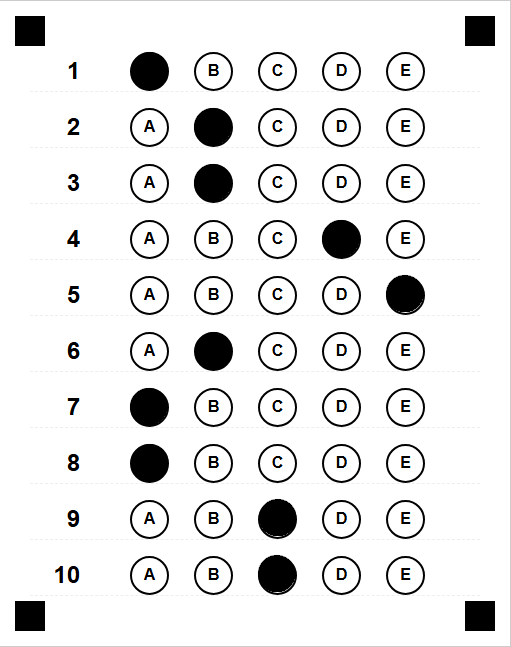
#> input picture Projeto Final/Gabarito_mestre.bmp, 511 x 647 px
$ python processar_gabarito.py
#> lines starting #> are read from the running program, lines starting #| are printed output that depends on the picture; after the words box and inside, x2 and y2 are one past the last pixel; in counts of white or black regions, pixels touching at a corner belong together
import cv2
import numpy as np
import os

# --- Parâmetros de Calibração ---
# Kernel para fechar (juntar) riscos de caneta em manchas sólidas (Maior que o kernel de abertura)
KERNEL_FECHAR_SIZE = 7
# Kernel para abrir (remover) ruído fino, como as letras A, B, C, D, E (Menor que a marcação)
KERNEL_ABRIR_SIZE = 5
# Limiar para considerar a bolha como "marcada" (calibrar conforme o tamanho da bolha e resolução)
LIMIAR_PIXEL_MARCADO = 320
# Block Size e C para o Adaptive Threshold (ajustar para focar bem nas marcações)
ADAPTIVE_BLOCK_SIZE = 25
ADAPTIVE_C = 15


def ordenar_pontos(pts):
    """Ordena os 4 pontos: TL, TR, BR, BL (superior esquerdo, superior direito, inferior direito, inferior esquerdo)."""
    rect = np.zeros((4, 2), dtype="float32")
    s = pts.sum(axis=1)
    rect[0] = pts[np.argmin(s)]  # Superior Esquerdo (menor soma x+y)
    rect[2] = pts[np.argmax(s)]  # Inferior Direito (maior soma x+y)
    diff = np.diff(pts, axis=1)
    rect[1] = pts[np.argmin(diff)]  # Superior Direito (menor diferença y-x)
    rect[3] = pts[np.argmax(diff)]  # Inferior Esquerdo (maior diferença y-x)
    return rect


def encontrar_marcadores_cantos(imagem):
    """Detecta 4 marcadores quadrados usando contornos e aproximação."""
    process_img = imagem.copy()
    gray = cv2.cvtColor(process_img, cv2.COLOR_BGR2GRAY)
    blurred = cv2.GaussianBlur(gray, (5, 5), 0)

    # Inverte para que os marcadores pretos fiquem brancos (para cv2.findContours)
    _, thresh = cv2.threshold(blurred, 100, 255, cv2.THRESH_BINARY_INV)

    # Encontra contornos externos
    cnts, _ = cv2.findContours(
        thresh.copy(), cv2.RETR_EXTERNAL, cv2.CHAIN_APPROX_SIMPLE
    )
    marcadores = []

    for c in cnts:
        area = cv2.contourArea(c)
        # Filtra por área mínima para ignorar ruído
        if area > 500:
            peri = cv2.arcLength(c, True)
            approx = cv2.approxPolyDP(c, 0.02 * peri, True)
            # Apenas contornos com 4 vértices (quadrados/retângulos)
            if len(approx) == 4:
                marcadores.append(c)

    # Pega os 4 maiores marcadores encontrados
    marcadores = sorted(marcadores, key=cv2.contourArea, reverse=True)[:4]

    if len(marcadores) != 4:
        return None

    pontos = []
    # Calcula o centro (momento) de cada marcador
    for m in marcadores:
        M = cv2.moments(m)
        if M["m00"] != 0:
            pontos.append([int(M["m10"] / M["m00"]), int(M["m01"] / M["m00"])])

    return np.array(pontos, dtype="float32")


# --- LÓGICA DO GABARITO MESTRE ---
def criar_gabarito_mestre(path_preenchido, path_branco, pasta_saida):
    """Cria a máscara mestra pela diferença entre o gabarito preenchido e o em branco."""
#> called with path_preenchido = 'Gabarito_mestre.bmp', path_branco = 'Gabarito_em_branco.bmp', pasta_saida = './saida/'
    img_preenchida = cv2.imread(path_preenchido)
#> img_preenchida is the input picture: shape (647, 511, 3); mean B, G, R 232.4, 232.4, 232.4
    img_branca = cv2.imread(path_branco)
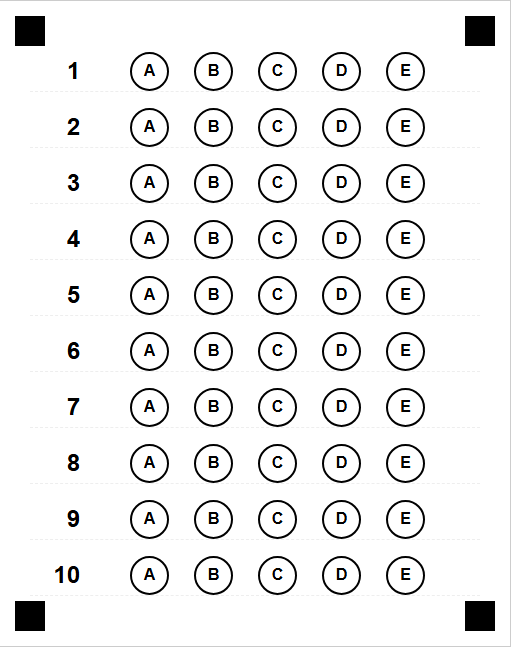
#> input picture Projeto Final/Gabarito_em_branco.bmp, 511 x 647 px
#> img_branca is the input picture: shape (647, 511, 3); mean B, G, R 239.4, 239.4, 239.4

    if img_preenchida is None or img_branca is None:
        print("Erro: Não foi possível carregar um dos gabaritos mestres.")
        return None, None

    gray_preenchida = cv2.cvtColor(img_preenchida, cv2.COLOR_BGR2GRAY)
    gray_branca = cv2.cvtColor(img_branca, cv2.COLOR_BGR2GRAY)

    # Calcula a diferença absoluta entre as duas imagens
    diferenca = cv2.absdiff(gray_branca, gray_preenchida)

    # Suaviza a diferença para remover ruído de impressão antes de limiarizar
    diferenca_blurred = cv2.GaussianBlur(diferenca, (3, 3), 0)

    # Limiariza para gerar a máscara das bolhas (regiões de interesse)
    _, mask_mestre = cv2.threshold(diferenca_blurred, 50, 255, cv2.THRESH_BINARY)
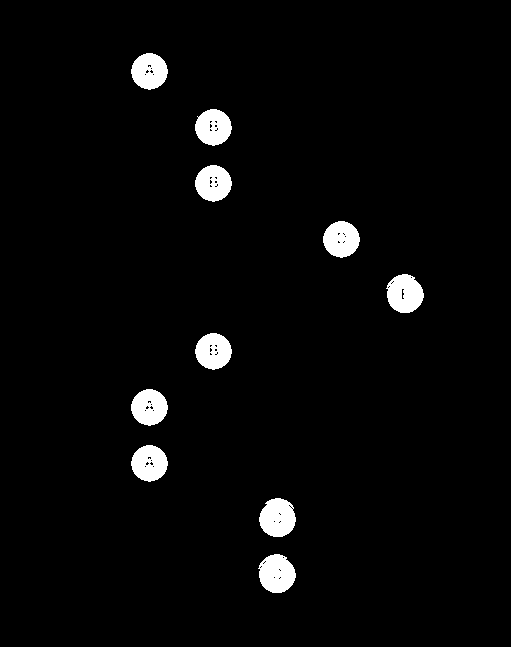
#> mask_mestre: shape (647, 511); 3.2% white; 10 white regions, largest, box (x1, y1, x2, y2) and area: (258, 554, 296, 593) 1108, (259, 498, 296, 537) 1107, (386, 274, 424, 313) 1099

    # Limpeza final da máscara mestre (abertura para remover pequenos ruídos da diferença)
    kernel_limpeza = np.ones((3, 3), np.uint8)
    mask_mestre = cv2.morphologyEx(mask_mestre, cv2.MORPH_OPEN, kernel_limpeza)
#> mask_mestre: shape (647, 511); 3.1% white; 10 white regions, largest, box (x1, y1, x2, y2) and area: (259, 498, 296, 537) 1093, (259, 554, 296, 593) 1087, (387, 274, 424, 313) 1078

    # Dilatação para garantir que a máscara cubra toda a bolha
    kernel_dilatacao = np.ones((5, 5), np.uint8)
    mask_mestre = cv2.dilate(mask_mestre, kernel_dilatacao, iterations=2)
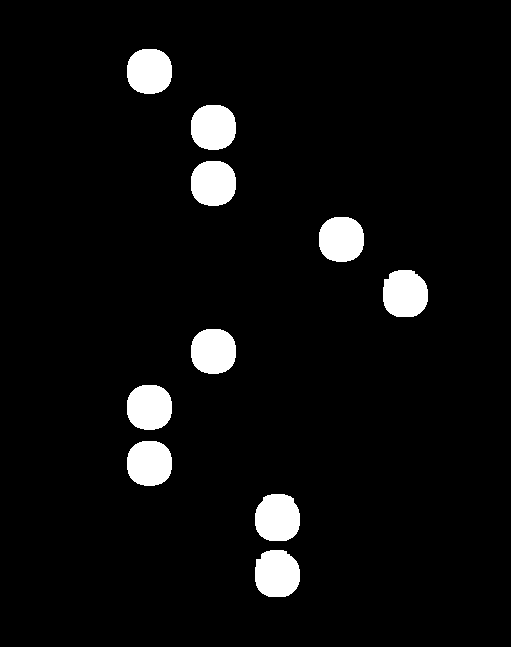
#> mask_mestre: shape (647, 511); 5.2% white; 10 white regions, largest, box (x1, y1, x2, y2) and area: (255, 494, 300, 541) 1771, (383, 270, 428, 317) 1769, (255, 550, 300, 597) 1769

    cv2.imwrite(f"{pasta_saida}00_Ref_Final_Mask.png", mask_mestre)

    return img_preenchida, mask_mestre


def processar_fotos():
    pasta_fotos = "./fotos/"
    pasta_saida = "./saida/"

    gabarito_mestre_preenchido = "Gabarito_mestre.bmp"
    gabarito_mestre_branco = "Gabarito_em_branco.bmp"

    if not os.path.exists(pasta_saida):
        os.makedirs(pasta_saida)

    # GERAÇÃO DA MÁSCARA MESTRE
    print("Gerando máscara mestre...")
    img_ref, mask_mestre = criar_gabarito_mestre(
        gabarito_mestre_preenchido, gabarito_mestre_branco, pasta_saida
    )

    if img_ref is None or mask_mestre is None:
        return

    (h_ref, w_ref) = img_ref.shape[:2]

    # Detecta e ordena os pontos de referência (para alinhamento)
    pts_ref = encontrar_marcadores_cantos(img_ref)
#> in encontrar_marcadores_cantos, `_, thresh = cv2.threshold(blurred, 100, 255, cv2.THRESH_BINARY_INV)`:
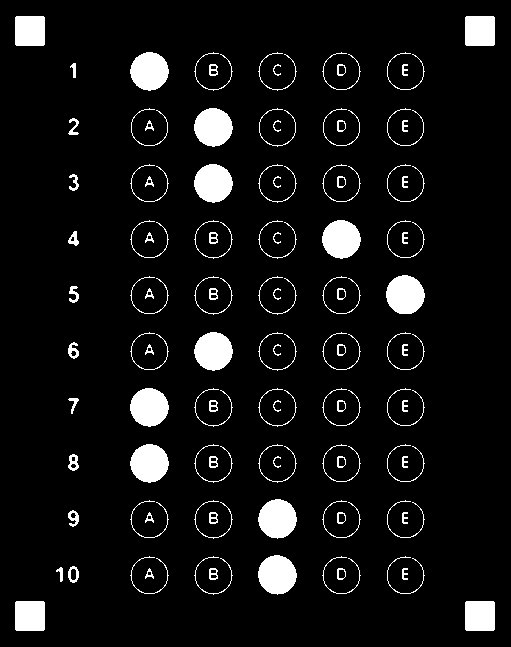
#> thresh: shape (647, 511); 6.9% white; 105 white regions
#> in encontrar_marcadores_cantos, `cnts, _ = cv2.findContours( thresh.copy(), cv2.RETR_EXTERNAL, cv2.CHAI..`: cnts = 105 contours, 48 with area under 20; largest, box (x1, y1, x2, y2) and area: (258, 555, 297, 595) 1130, (386, 275, 425, 314) 1130, (258, 499, 297, 539) 1126, (130, 388, 169, 427) 1108, (322, 220, 361, 259) 1108
#> the loop in encontrar_marcadores_cantos, `for c in cnts:` made 105 passes
#> (area, peri, approx) on passes 1, 2, 104, 105: (839, 113.7, [[466, 601], [465, 629], [493, 630], [494, 602]]), (839, 113.7, [[16, 601], [15, 629], [43, 630], [44, 602]]), (839, 113.7, [[466, 16], [465, 44], [493, 45], [494, 17]]), (839, 113.7, [[16, 16], [15, 44], [43, 45], [44, 17]])
#> after the loop in encontrar_marcadores_cantos, `for c in cnts:`: marcadores = 4 contours; box (x1, y1, x2, y2) and area: (465, 601, 495, 631) 839, (15, 601, 45, 631) 839, (465, 16, 495, 46) 839, (15, 16, 45, 46) 839
#> the loop in encontrar_marcadores_cantos, `for m in marcadores:` made 4 passes
#> after the loop in encontrar_marcadores_cantos, `for m in marcadores:`: pontos = [[479, 615], [29, 615], [479, 30], [29, 30]]
#> pts_ref = [[479, 615], [29, 615], [479, 30], [29, 30]]
    if pts_ref is None:
        print(
            "Erro: Não foi possível detectar os marcadores do gabarito de referência."
        )
        return
    pts_ref = ordenar_pontos(pts_ref)
#> in ordenar_pontos, `s = pts.sum(axis=1)`: s = [1094, 644, 509, 59]
#> in ordenar_pontos, `diff = np.diff(pts, axis=1)`: diff = [136, 586, -449, 1]
#> pts_ref = [[29, 30], [479, 30], [479, 615], [29, 615]]

    if not os.path.exists(pasta_fotos):
        return

    arquivos = [
        f
        for f in os.listdir(pasta_fotos)
        if f.lower().endswith((".png", ".jpg", ".jpeg", ".bmp"))
    ]

    for arquivo in arquivos:
        print(f"\n--- Processando: {arquivo} ---")
        path_img = os.path.join(pasta_fotos, arquivo)

        img_foto_raw = cv2.imread(path_img)
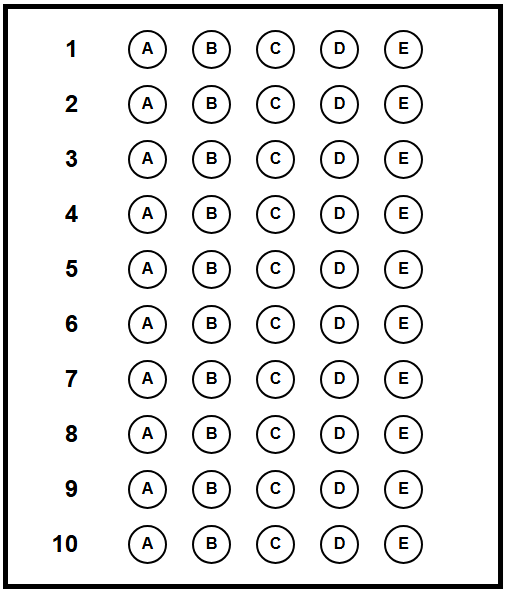
#> input picture Projeto Final/fotos/Gabarito_embranco.bmp, 508 x 593 px
#> img_foto_raw is the input picture: shape (593, 508, 3); mean B, G, R 232.2, 232.2, 232.2
        if img_foto_raw is None:
            continue

        try:
            img_foto = img_foto_raw.copy()

            # Homografia e Alinhamento
            pts_foto = encontrar_marcadores_cantos(img_foto)
#> in encontrar_marcadores_cantos (call 2), `blurred = cv2.GaussianBlur(gray, (5, 5), 0)`:
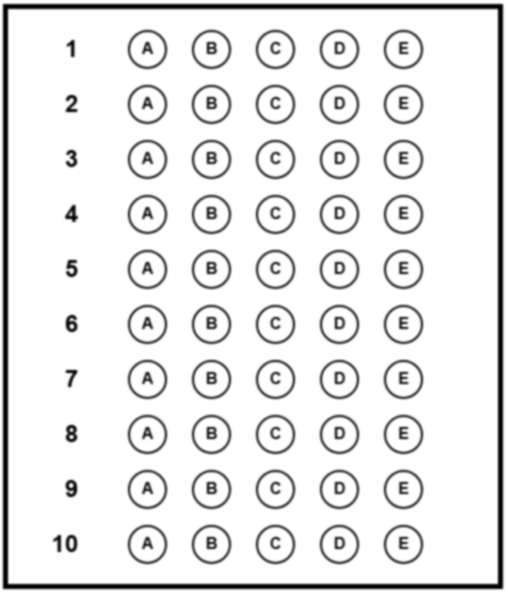
#> blurred: shape (593, 508); min 0, max 255, mean 232.2
#> in encontrar_marcadores_cantos (call 2), `_, thresh = cv2.threshold(blurred, 100, 255, cv2.THRESH_BINARY_INV)`:
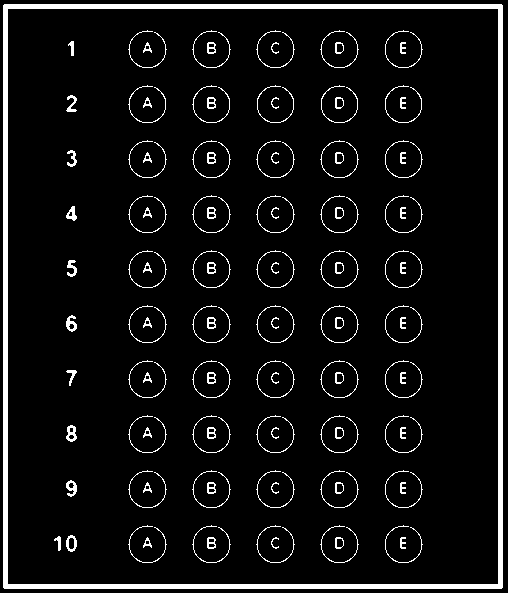
#> thresh: shape (593, 508); 6.7% white; 112 white regions, largest, box (x1, y1, x2, y2) and area: (3, 4, 503, 589) 10746, (128, 85, 166, 123) 124, (192, 85, 230, 123) 124
#> in encontrar_marcadores_cantos (call 2), `cnts, _ = cv2.findContours( thresh.copy(), cv2.RETR_EXTERNAL, cv2.CHAI..`: cnts = 1 item
#> the loop in encontrar_marcadores_cantos (call 2), `for c in cnts:` made 1 pass
#> (area, peri, approx) on pass 1: (291414, 2163.7, [[4, 4], [3, 587], [501, 588], [502, 5]])
            if pts_foto is None:
                print(f"Pular {arquivo}: Cantos não detectados.")
                continue

            # DEBUG 01
            debug_cantos = img_foto.copy()
            for p in pts_foto:
                cv2.circle(debug_cantos, (int(p[0]), int(p[1])), 20, (0, 0, 255), -1)
            cv2.imwrite(f"{pasta_saida}01_Cantos_{arquivo}", debug_cantos)

            # Mapeamento e Alinhamento
            pts_foto = ordenar_pontos(pts_foto)
            M = cv2.getPerspectiveTransform(pts_foto, pts_ref)
            img_alinhada = cv2.warpPerspective(img_foto, M, (w_ref, h_ref))

            # DEBUG 02
            cv2.imwrite(f"{pasta_saida}02_Alinhada_{arquivo}", img_alinhada)

            # Binarização
            gray_alinhada = cv2.cvtColor(img_alinhada, cv2.COLOR_BGR2GRAY)

            # APLICAÇÃO DE FILTRO ANTES DO ADAPTIVE THRESHOLD (melhora a estabilidade)
            gray_blur = cv2.medianBlur(gray_alinhada, 3)

            # Adaptive Threshold (Invertido: marcação preta vira branca)
            thresh_diff = cv2.adaptiveThreshold(
                gray_blur,
                255,  # Usa a imagem suavizada
                cv2.ADAPTIVE_THRESH_GAUSSIAN_C,
                cv2.THRESH_BINARY_INV,
                ADAPTIVE_BLOCK_SIZE,
                ADAPTIVE_C,
            )
            cv2.imwrite(f"{pasta_saida}05_Thresh_Adaptive_{arquivo}", thresh_diff)

            # 1. Fechamento (MORPH_CLOSE): Junta pequenos riscos em manchas sólidas
            kernel_fechar = np.ones((KERNEL_FECHAR_SIZE, KERNEL_FECHAR_SIZE), np.uint8)
            thresh_limpo = cv2.morphologyEx(thresh_diff, cv2.MORPH_CLOSE, kernel_fechar)

            # 2. Abertura (MORPH_OPEN): Remove o ruído fino (letras A, B, C...)
            # ESTA É A ETAPA QUE LIMPA AS LETRAS
            kernel_abrir = np.ones((KERNEL_ABRIR_SIZE, KERNEL_ABRIR_SIZE), np.uint8)
            thresh_limpo = cv2.morphologyEx(thresh_limpo, cv2.MORPH_OPEN, kernel_abrir)

            # DEBUG 06: Imagem limpa para verificação (deve ter apenas as marcações)
            cv2.imwrite(f"{pasta_saida}06_Thresh_Clean_{arquivo}", thresh_limpo)

            # Verificação Final e Contagem
            # O gabarito (mask_mestre) diz ONDE olhar. A imagem limpa (thresh_limpo) diz SE tem tinta.
            verificacao_visual = cv2.bitwise_and(
                thresh_limpo, thresh_limpo, mask=mask_mestre
            )
            cv2.imwrite(f"{pasta_saida}07_Isoladas_{arquivo}", verificacao_visual)

            # Encontra as zonas de contorno (as bolhas) na máscara MESTRE
            contornos_zonas, _ = cv2.findContours(
                mask_mestre.copy(), cv2.RETR_EXTERNAL, cv2.CHAIN_APPROX_SIMPLE
            )

            # Ordena as zonas pela coordenada Y (de cima para baixo)
            contornos_zonas = sorted(
                contornos_zonas, key=lambda c: cv2.boundingRect(c)[1]
            )

            total_marcadas = 0
            img_resultado = img_alinhada.copy()

            for i, cnt in enumerate(contornos_zonas):
                # Cria uma máscara para a bolha atual (Máscara única)
                mask_unica = np.zeros(mask_mestre.shape, dtype="uint8")
                cv2.drawContours(mask_unica, [cnt], -1, 255, -1)

                # Faz a intersecção (AND) da Máscara do Aluno (thresh_limpo) com a Máscara única da bolha
                pixels_tinta = cv2.countNonZero(
                    cv2.bitwise_and(thresh_limpo, thresh_limpo, mask=mask_unica)
                )

                x, y, w, h = cv2.boundingRect(cnt)

                if pixels_tinta > LIMIAR_PIXEL_MARCADO:
                    total_marcadas += 1
                    # Desenha retângulo verde (Acerto)
                    cv2.rectangle(img_resultado, (x, y), (x + w, y + h), (0, 255, 0), 2)
                    cv2.putText(
                        img_resultado,
                        str(pixels_tinta),
                        (x + 5, y + 15),
                        cv2.FONT_HERSHEY_SIMPLEX,
                        0.4,
                        (0, 255, 0),
                        1,
                    )
                else:
                    # Desenha retângulo vermelho (Não marcado ou marcação fraca)
                    cv2.rectangle(img_resultado, (x, y), (x + w, y + h), (0, 0, 255), 1)
                    if pixels_tinta > 0:
                        cv2.putText(
                            img_resultado,
                            str(pixels_tinta),
                            (x + 5, y + 15),
                            cv2.FONT_HERSHEY_SIMPLEX,
                            0.4,
                            (0, 0, 255),
                            1,
                        )

            print(f"--> Marcas corretas detectadas: {total_marcadas}")
            cv2.imwrite(f"{pasta_saida}08_FINAL_{arquivo}", img_resultado)

        except Exception as e:
            print(f"Erro crítico em {arquivo}: {e}")
            import traceback

            traceback.print_exc()
#> pass 2 of the loop in processar_fotos, `for arquivo in arquivos:`:
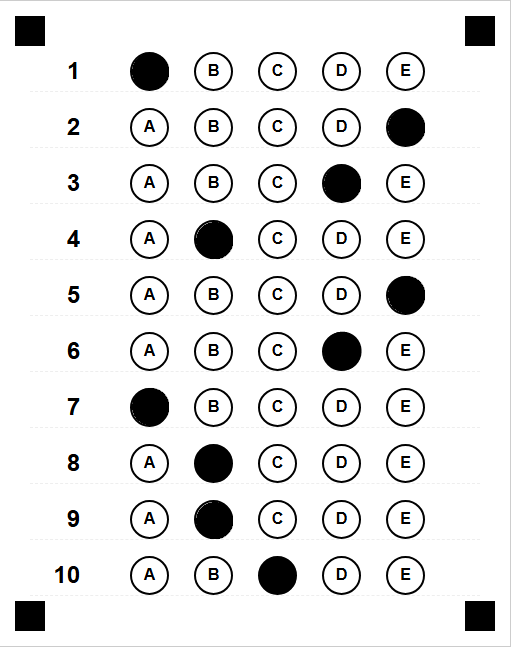
#> input picture Projeto Final/fotos/Gabarito_teste.bmp, 511 x 647 px
#> in processar_fotos, img_foto_raw is the input picture: shape (647, 511, 3); mean B, G, R 232.4, 232.4, 232.4
#> gray: shape (647, 511)
#> blurred: shape (647, 511)
#> cnts = 105 contours, 49 with area under 20; largest, box (x1, y1, x2, y2) and area: (322, 332, 361, 371) 1128, (194, 500, 233, 539) 1126, (194, 220, 233, 259) 1126, (130, 388, 169, 427) 1118, (386, 276, 425, 315) 1117
#> in processar_fotos, `pts_foto = encontrar_marcadores_cantos(img_foto)`: pts_foto = [[479, 615], [29, 615], [479, 30], [29, 30]]
#> the loop in processar_fotos, `for p in pts_foto:` made 4 passes
#> after the loop in processar_fotos, `for p in pts_foto:`:
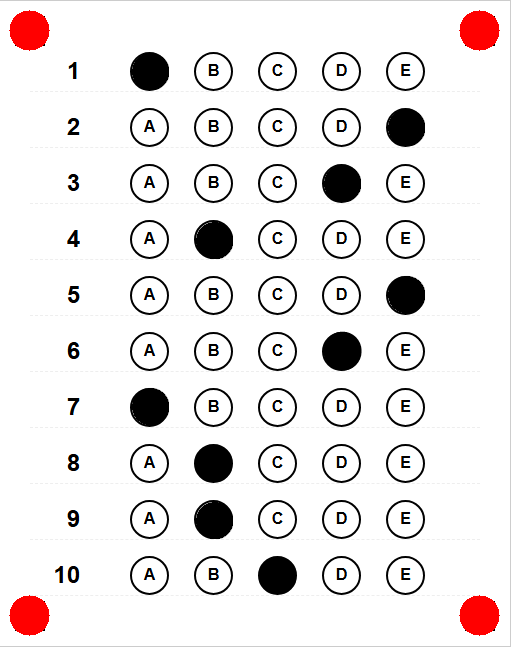
#> debug_cantos: shape (647, 511, 3); 1.52% of pixels changed, all inside (x1, y1, x2, y2) = (9, 10, 500, 636)
#> in processar_fotos, `pts_foto = ordenar_pontos(pts_foto)`: pts_foto = [[29, 30], [479, 30], [479, 615], [29, 615]]
#> M = [[1, -6.26e-18, 3.78e-15], [1.48e-17, 1, 8.3e-18], [1.35e-20, -2.16e-19, 1]]
#> in processar_fotos, `contornos_zonas, _ = cv2.findContours( mask_mestre.copy(), cv2.RETR_EX..`: contornos_zonas = 10 contours; largest, box (x1, y1, x2, y2) and area: (255, 494, 300, 541) 1700, (255, 550, 300, 597) 1697, (383, 270, 428, 317) 1697, (127, 385, 172, 430) 1628, (319, 217, 364, 262) 1628
#> in processar_fotos, `contornos_zonas = sorted( contornos_zonas, key=lambda c: cv2.boundingR..`: contornos_zonas = 10 contours; largest, box (x1, y1, x2, y2) and area: (255, 494, 300, 541) 1700, (383, 270, 428, 317) 1697, (255, 550, 300, 597) 1697, (191, 161, 236, 206) 1628, (319, 217, 364, 262) 1628
#> the loop in processar_fotos, `for i, cnt in enumerate(contornos_zonas):` made 10 passes
#> (pixels_tinta, x, y, h) on passes 1 to 4: (707, 127, 49, 45), (104, 191, 105, 45), (104, 191, 161, 45), (106, 319, 217, 45)
#> after the loop in processar_fotos, `for i, cnt in enumerate(contornos_zonas):`:
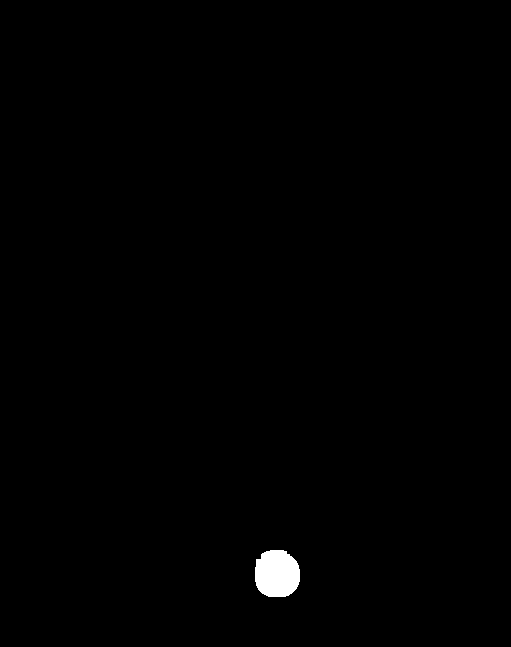
#> mask_unica: shape (647, 511); 0.54% white; 1 white region, box (x1, y1, x2, y2) and area: (255, 550, 300, 597) 1769
#> after the loop in processar_fotos, `for i, cnt in enumerate(contornos_zonas):`: total_marcadas = 4
#| --> Marcas corretas detectadas: 4


if __name__ == "__main__":
    processar_fotos()
